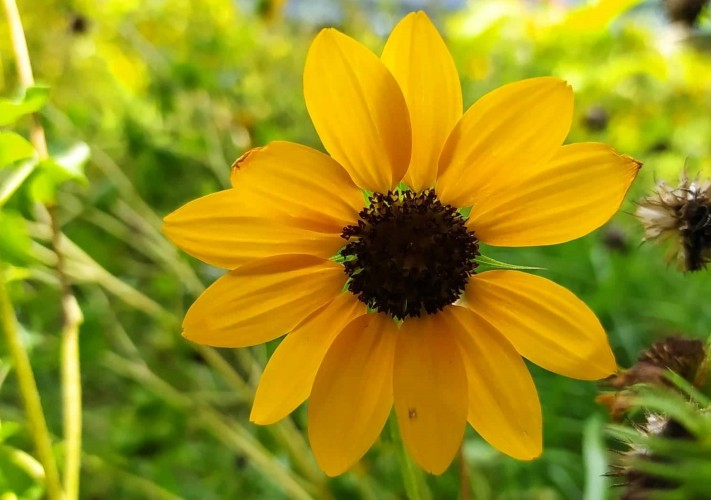
#> input picture assignment7/sunflower2.jpg, 711 x 500 px
$ python 1811076117.py
#> lines starting #> are read from the running program, lines starting #| are printed output that depends on the picture
import matplotlib.pyplot as plt
import cv2
import numpy as np

def main():
	image_path = './sunflower2.jpg'
	rgb_image = plt.imread(image_path)
#> rgb_image is the input picture: shape (500, 711, 3); mean R, G, B 154.4, 144.6, 23.5

	grayScaleImage = cv2.cvtColor(rgb_image,cv2.COLOR_RGB2GRAY)
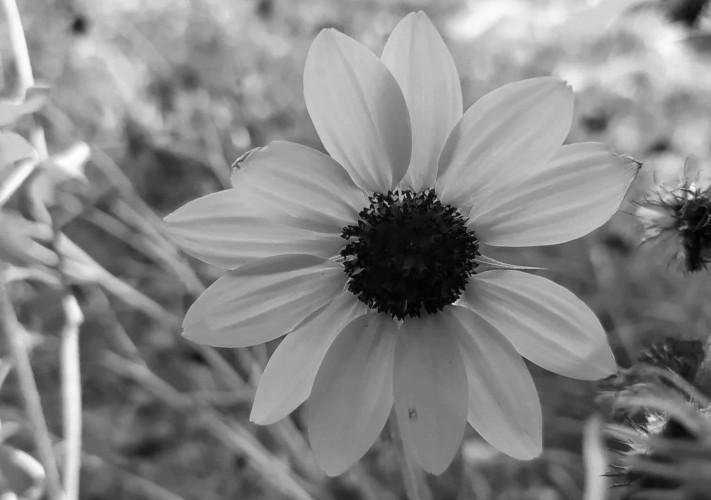
#> grayScaleImage: shape (500, 711); min 0, max 254, mean 133.7
	grayScaleHistogram = cv2.calcHist([grayScaleImage],[0],None,[255],[0,255])
#> grayScaleHistogram = 255 values, max 3945 at index 161, min 1 at index 0, mean 1394.1

	# get the highest value of histogram
	highestValue = np.amax(grayScaleHistogram)
#> highestValue = 3945

	leftShiftedImage = shiftHistogram(grayScaleImage ,-100,[0,255],highestValue)
#| (500, 711)
#> after the loop in shiftHistogram, `for i in range(r):`:
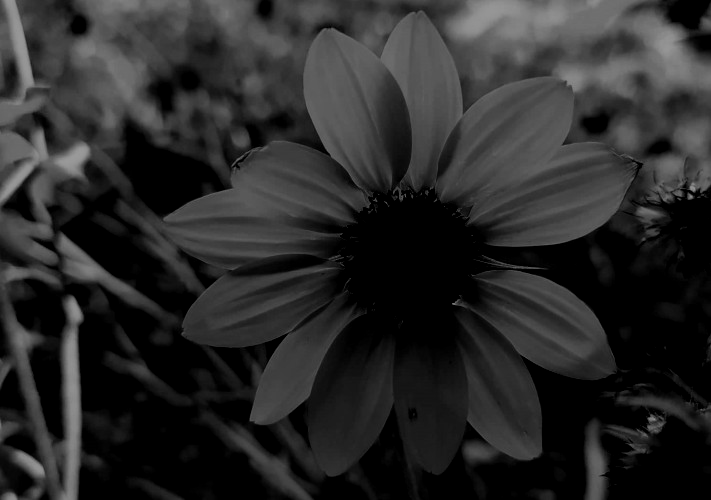
#> new_image: shape (500, 711); min 0, max 154, mean 41.6
#> after the loop in shiftHistogram, `for i in range(r):`: histogram = 256 values, max 3945 at index 0, min 0 at index 155, mean 1048.8
#> leftShiftedImage = 2 items
	rightShiftedImage = shiftHistogram(grayScaleImage ,50,[0,255],highestValue)
#> call 2 of shiftHistogram, with distance = 50, highValue = 3945
#| (500, 711)
#> after the loop in shiftHistogram (call 2), `for i in range(r):`:
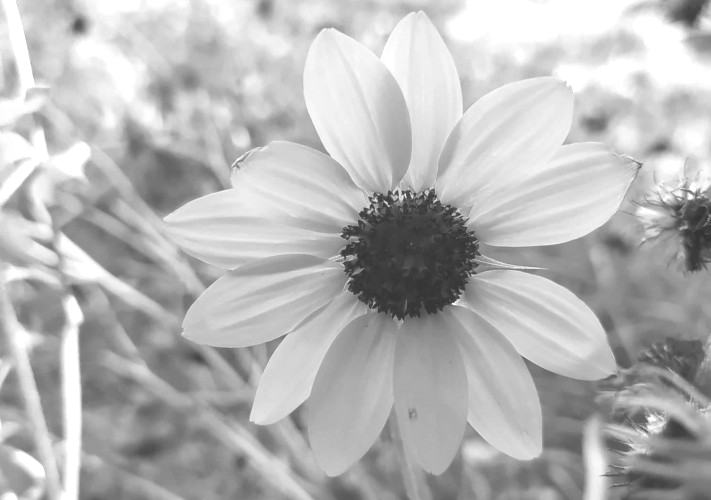
#> new_image: shape (500, 711); min 50, max 255, mean 182.9
#> after the loop in shiftHistogram (call 2), `for i in range(r):`: histogram = 256 values, max 3945 at index 211, min 0 at index 0, mean 1332.7
#> rightShiftedImage = 2 items
	shiftInRange = shiftHistogram(grayScaleImage ,30,[100,200],highestValue)
#> call 3 of shiftHistogram, with distance = 30, highValue = 3945
#| (500, 711)
#> after the loop in shiftHistogram (call 3), `for i in range(r):`:
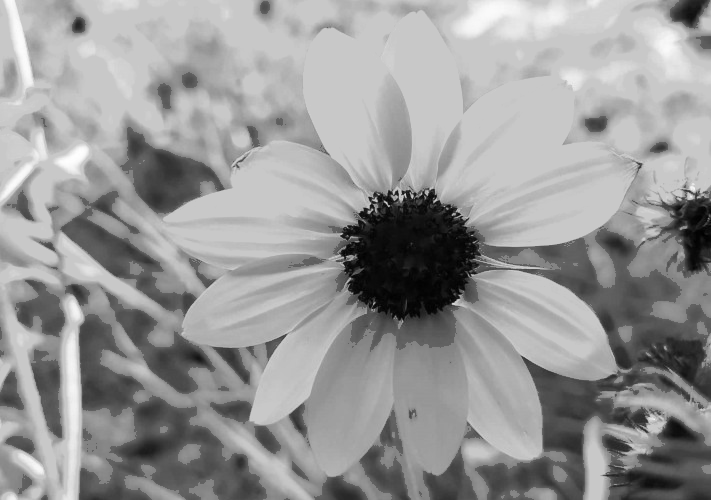
#> new_image: shape (500, 711); min 0, max 254, mean 152
#> after the loop in shiftHistogram (call 3), `for i in range(r):`: histogram = 256 values, max 3945 at index 191, min 0 at index 100, mean 1144.3
#> shiftInRange = 2 items

	drawing_list = {"Gray Scale ":[grayScaleImage,grayScaleHistogram],"Right Shifted":[rightShiftedImage[0],rightShiftedImage[1] ],"Left Shifted":[leftShiftedImage[0],leftShiftedImage[1]],"Shift in Range":[shiftInRange[0],shiftInRange[1]]}

	draw_figs(drawing_list)

def draw_figs(drawing_list):
	n = len(drawing_list)
#> n = 4
	i=1

	for key,value in drawing_list.items():
		plt.figure(figsize=(15,10))
		# plt.subplot(n,2,i)
		plt.imshow(value[0],cmap='gray')
		plt.title(key + ' image')
		plt.savefig('./'+key + ' image'+'.jpg')

		plt.figure(figsize=(15,10))
		# plt.subplot(n,2,i+1)
		plt.plot(value[1])
		plt.title(key + ' image histogram')
		plt.savefig('./'+key + ' image histogram'+'.jpg')

		i+=2
#> this loop made 4 passes
#> (key, i) on passes 1 to 4: ('Gray Scale ', 3), ('Right Shifted', 5), ('Left Shifted', 7), ('Shift in Range', 9)
#> pass 1, in draw_figs, `plt.savefig('./'+key + ' image histogram'+'.jpg')`:
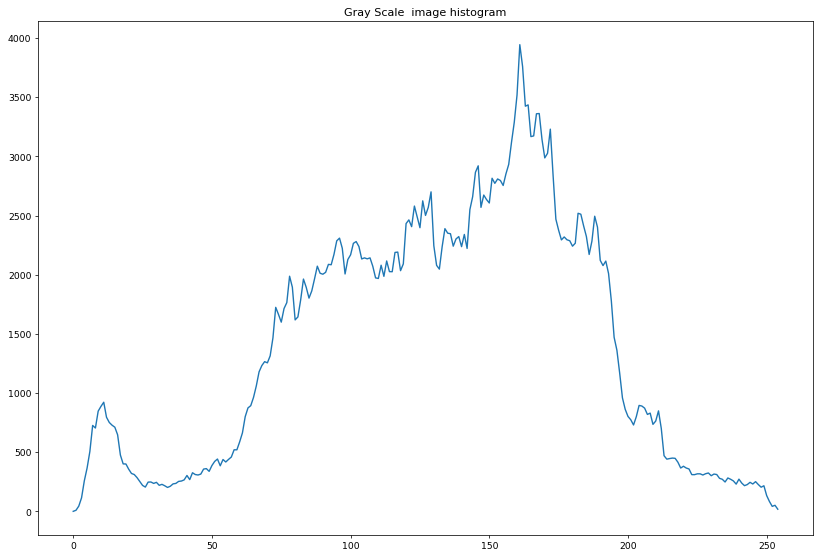
#> figure drawn by matplotlib, 1 panel; curve peaks at x = 161, y = 3945
#> after the loop, i = 9

	#plt.show()

def shiftHistogram(image,distance,limit,highValue):

	histogram = np.zeros(256,dtype=np.uint16)
	new_image = np.copy(image)
	r,c = image.shape
	print(image.shape)
	for i in range(r):
		for j in range(c):
			if(image[i][j]>=limit[0] and image[i][j]<=limit[1]):
				temp = image[i][j] + distance
				if temp>limit[1]:
					#new_image[i][j]=limit[0]+ temp-limit[1]-1 #use this line for rounding values
					new_image[i][j]=limit[1]
				elif temp<limit[0]:
					#new_image[i][j]=limit[1]+ temp-limit[0]+1 #use this line for rounding values
					new_image[i][j]=limit[0]
				else:
					new_image[i][j] = temp

			if(histogram[new_image[i][j]]>=highValue):
				histogram[new_image[i][j]]=highValue
			else:
				histogram[new_image[i][j]]+=1
	return [new_image,histogram]

if __name__=='__main__':
	main()
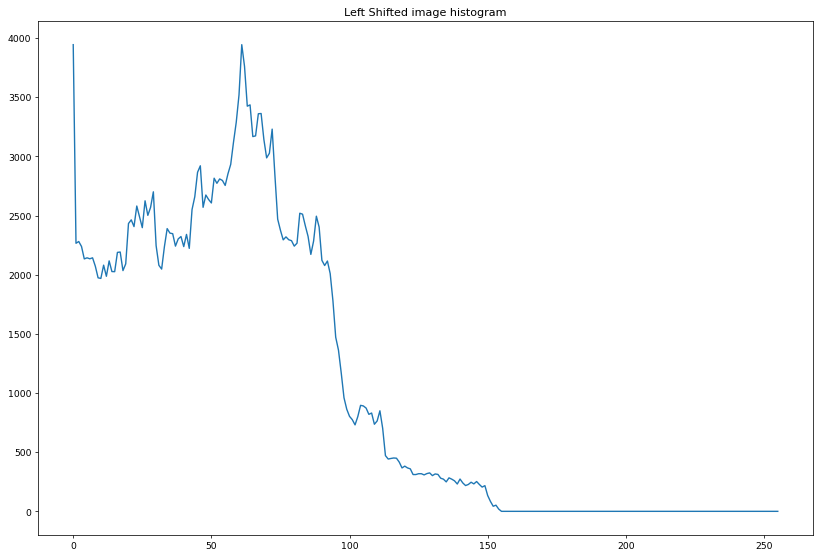
#> figure drawn by matplotlib, 1 panel; curve peaks at x = 0, y = 3945
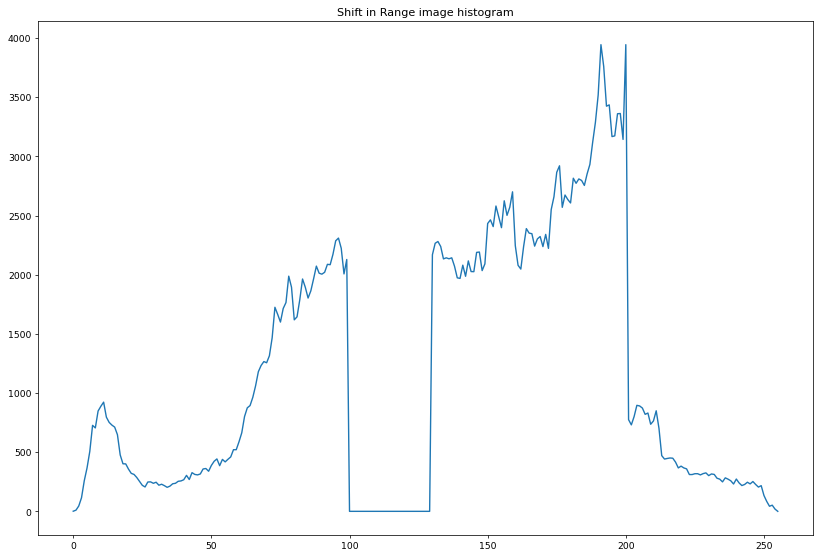
#> figure drawn by matplotlib, 1 panel; curve peaks at x = 191, y = 3945

$ run again, with assignment7/image1.jpg copied over assignment7/sunflower2.jpg
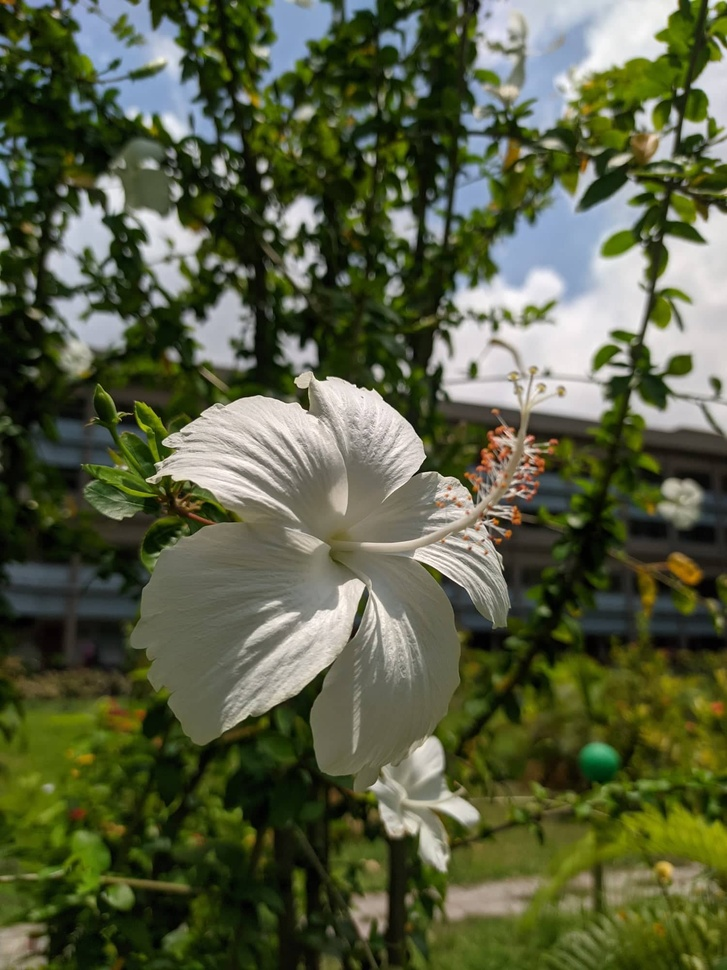
#> input picture assignment7/image1.jpg, 727 x 970 px, shrunk from 1500 x 2000 before the run
#> in main, rgb_image is the input picture: shape (970, 727, 3); mean R, G, B 87.5, 93.9, 66.3
#> grayScaleHistogram = 255 values, max 7072 at index 96, min 1 at index 254, mean 2765.5
#> highestValue = 7072
#| (970, 727)
#> after the loop in shiftHistogram, `for i in range(r):`: histogram = 256 values, max 7072 at index 0, min 0 at index 155, mean 949.3
#> leftShiftedImage = 2 items
#| (970, 727)
#| (970, 727)
#> after the loop in shiftHistogram (call 3), `for i in range(r):`:
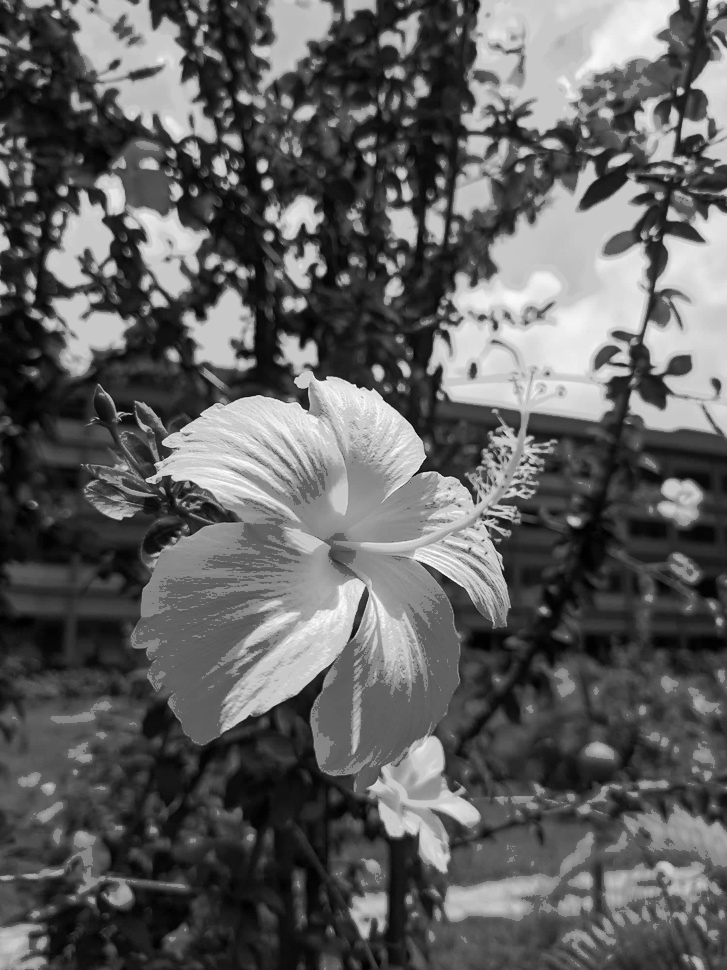
#> new_image: shape (970, 727); min 0, max 254, mean 95.7
#> after the loop in shiftHistogram (call 3), `for i in range(r):`: histogram = 256 values, max 7072 at index 96, min 0 at index 100, mean 2611.2
#> shiftInRange = 2 items
#> n = 4
#> the loop in draw_figs, `for key,value in drawing_list.items():` made 4 passes
#> (key, i) on passes 1 to 4: ('Gray Scale ', 3), ('Right Shifted', 5), ('Left Shifted', 7), ('Shift in Range', 9)
#> after the loop in draw_figs, `for key,value in drawing_list.items():`: i = 9
#> `main()`:
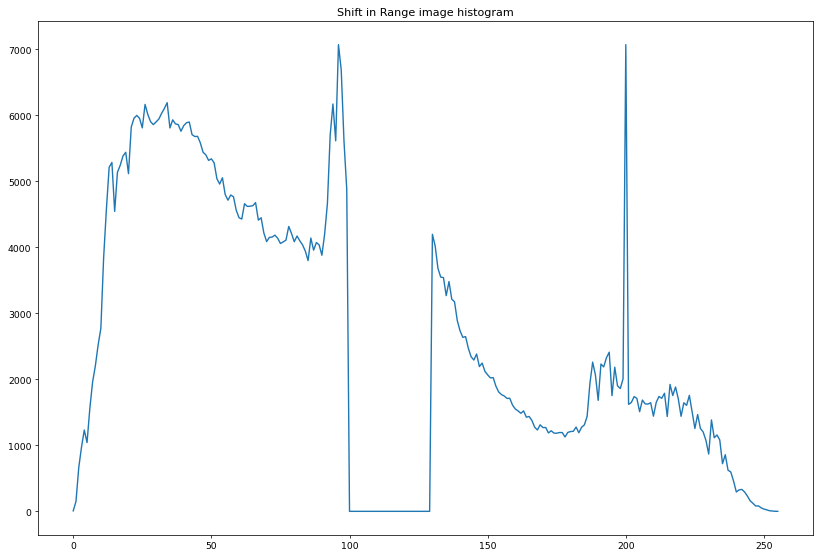
#> figure drawn by matplotlib, 1 panel; curve peaks at x = 96, y = 7072

$ run again, with assignment7/image2.jpg copied over assignment7/sunflower2.jpg
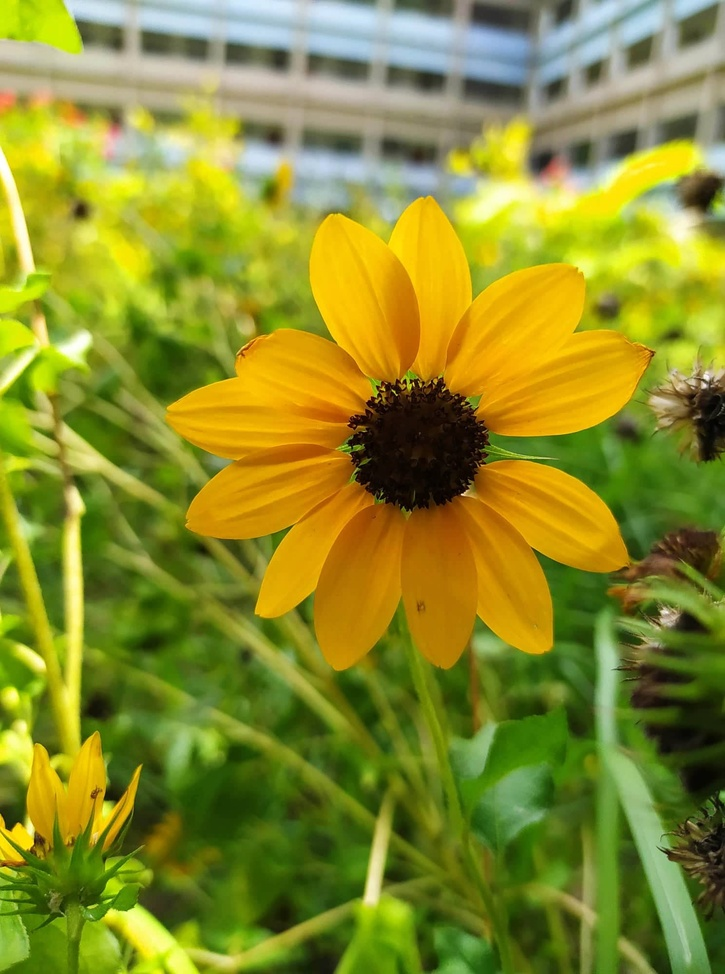
#> input picture assignment7/image2.jpg, 725 x 974 px, shrunk from 1488 x 2000 before the run
#> in main, rgb_image is the input picture: shape (974, 725, 3); mean R, G, B 138, 141.3, 43.4
#> grayScaleHistogram = 255 values, max 6429 at index 161, min 0 at index 0, mean 2769.2
#> highestValue = 6429
#| (974, 725)
#> after the loop in shiftHistogram, `for i in range(r):`: histogram = 256 values, max 6429 at index 0, min 0 at index 156, mean 1881.5
#> leftShiftedImage = 2 items
#| (974, 725)
#| (974, 725)
#> after the loop in shiftHistogram (call 3), `for i in range(r):`:
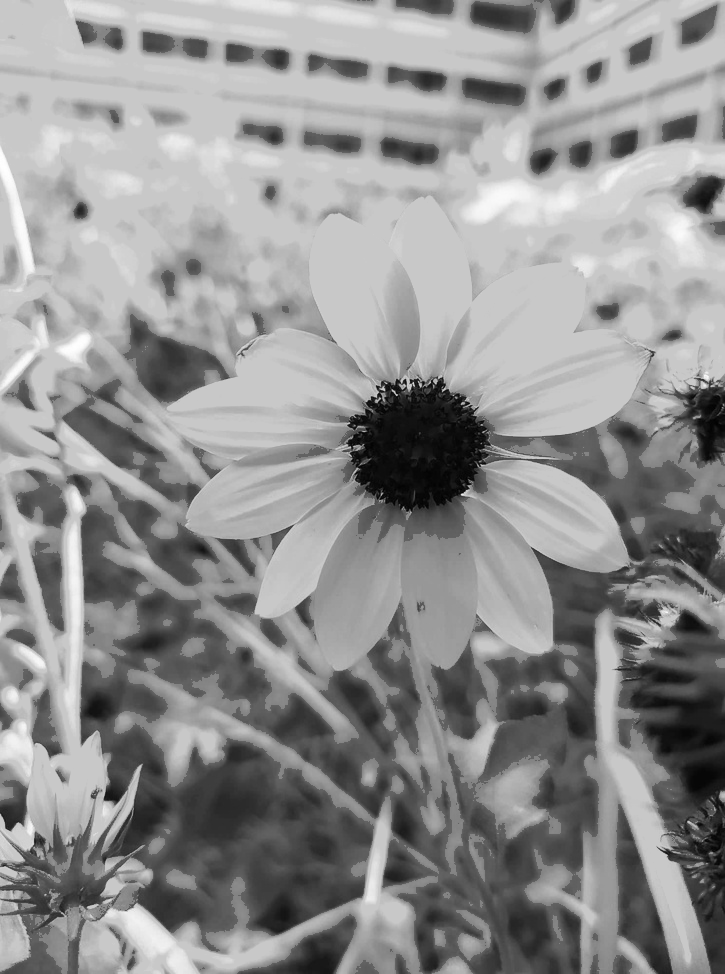
#> new_image: shape (974, 725); min 1, max 255, mean 144.9
#> after the loop in shiftHistogram (call 3), `for i in range(r):`: histogram = 256 values, max 6429 at index 191, min 0 at index 0, mean 2295.2
#> shiftInRange = 2 items
#> n = 4
#> the loop in draw_figs, `for key,value in drawing_list.items():` made 4 passes
#> (key, i) on passes 1 to 4: ('Gray Scale ', 3), ('Right Shifted', 5), ('Left Shifted', 7), ('Shift in Range', 9)
#> after the loop in draw_figs, `for key,value in drawing_list.items():`: i = 9
#> `main()`:
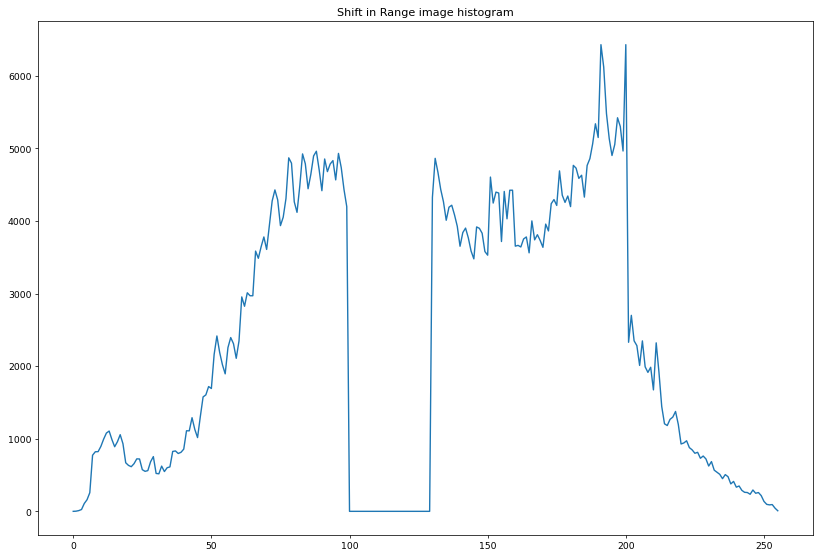
#> figure drawn by matplotlib, 1 panel; curve peaks at x = 191, y = 6429
